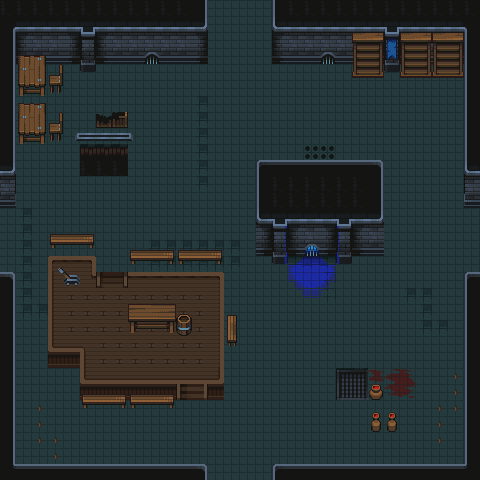

A level layout from a 2D game, rendered from its tile map. Below: a short description, then the map file with its tile-grid data intact:
An orthogonal 30x30 tile map with 16x16 px tiles, 3 tile layers (floor, wall, object), 2 tilesets.

<map version="1.10" tiledversion="1.10.1" orientation="orthogonal" renderorder="right-down" width="30" height="30" tilewidth="16" tileheight="16" infinite="0" nextlayerid="4" nextobjectid="1">
 <tileset firstgid="1" source="Tiles.tsx" />
 <tileset firstgid="626" source="Props.tsx" />
 <layer id="1" name="floor" width="30" height="30">
  <data encoding="csv">
211,211,211,211,211,211,211,211,211,211,211,211,31,31,31,31,31,211,211,211,211,211,211,211,211,211,211,211,211,211,
31,31,31,31,31,31,31,31,31,31,31,31,31,31,31,31,31,31,31,31,31,31,31,31,31,31,31,31,31,31,
31,31,31,31,31,31,31,31,31,31,31,31,31,31,31,31,31,31,31,31,31,31,31,31,31,31,31,31,31,31,
31,31,31,31,31,31,31,31,31,31,31,31,31,31,31,31,31,31,31,31,31,31,31,31,31,31,31,31,31,31,
31,31,31,31,31,31,31,31,31,31,31,31,31,31,31,31,31,31,31,31,31,31,31,31,31,31,31,31,31,31,
31,31,31,31,31,31,31,31,31,31,31,31,31,31,31,31,31,31,31,31,31,31,31,31,31,31,31,31,31,31,
31,31,31,31,31,31,31,31,31,31,31,31,81,31,31,31,31,31,31,31,31,31,31,31,31,31,31,31,31,31,
31,31,31,31,31,31,31,31,31,31,31,31,81,31,31,31,31,31,31,31,31,31,31,31,31,31,31,31,31,31,
31,31,31,31,31,31,31,31,31,31,31,31,81,31,31,31,31,31,31,31,31,31,31,31,31,31,31,31,31,31,
31,31,31,31,31,31,31,31,31,31,31,31,81,31,31,31,31,31,31,255,255,31,31,31,31,31,31,31,31,31,
31,31,31,31,31,211,211,211,31,31,31,31,81,31,31,31,31,31,31,255,255,31,31,31,31,31,31,31,31,31,
31,31,31,31,31,31,31,31,31,31,31,31,81,31,31,31,31,211,211,211,211,211,211,31,31,31,31,31,31,31,
31,31,31,31,31,31,31,31,31,31,31,31,31,31,31,31,31,211,211,211,211,211,211,31,31,31,31,31,31,31,
31,81,31,31,31,31,31,31,31,31,31,31,31,31,31,31,31,31,31,31,31,31,31,31,31,31,31,31,31,31,
31,81,31,31,31,31,31,31,31,31,31,31,31,31,31,31,31,31,31,31,31,31,31,31,31,31,31,31,31,31,
31,81,31,31,31,31,31,31,31,81,81,81,81,81,81,31,31,31,31,455,31,31,31,31,31,31,31,31,31,31,
31,81,31,31,31,31,31,31,31,81,81,81,81,81,81,31,31,31,479,480,481,31,31,31,31,31,31,31,31,31,
31,81,31,31,31,31,31,31,31,81,81,81,31,31,31,31,31,31,504,505,506,31,31,31,31,31,31,31,31,31,
31,81,31,31,31,31,31,31,31,81,31,31,31,31,31,31,31,31,529,530,531,31,31,31,31,81,81,31,31,31,
31,81,81,31,31,31,31,31,31,31,31,31,31,31,31,31,31,31,31,31,31,31,31,31,31,31,81,31,31,31,
31,31,31,31,31,31,31,31,31,31,81,81,81,31,31,31,31,31,31,31,31,31,31,31,31,31,81,81,31,31,
31,31,31,31,31,31,31,31,31,81,81,81,81,81,31,31,31,31,31,31,31,31,31,31,31,31,31,31,31,31,
31,31,31,31,31,31,31,31,31,81,81,81,81,81,31,31,31,31,31,31,31,31,31,31,31,31,31,31,31,31,
31,31,31,31,31,31,31,31,31,31,81,81,81,31,31,31,31,31,31,31,31,258,259,333,309,310,31,31,31,31,
31,31,31,31,31,31,31,31,31,31,31,31,31,31,31,31,31,31,31,31,31,283,284,31,334,335,31,31,31,31,
31,31,31,31,31,31,31,31,31,31,31,31,31,31,31,31,31,31,31,31,31,31,31,31,31,31,31,31,31,31,
31,31,31,31,31,31,31,31,31,31,31,31,31,31,31,31,31,31,31,31,31,31,31,31,31,31,31,31,31,31,
31,31,31,31,31,31,31,31,31,31,31,31,31,31,31,31,31,31,31,31,31,31,31,31,31,31,31,31,31,31,
31,31,31,31,31,31,31,31,31,31,31,31,31,31,31,31,31,31,31,31,31,31,31,31,31,31,31,31,31,31,
31,31,31,31,31,31,31,31,31,31,31,31,31,31,31,31,31,31,31,31,31,31,31,31,31,31,31,31,31,31
</data>
 </layer>
 <layer id="2" name="wall" width="30" height="30">
  <data encoding="csv">
0,0,0,0,0,0,0,0,0,0,0,0,129,0,0,0,0,130,0,0,0,0,0,0,0,0,0,0,0,0,
104,1,2,2,3,4,1,2,3,1,2,3,103,0,0,0,0,101,1,2,3,1,2,3,4,1,2,3,3,105,
129,26,27,27,28,29,26,27,27,27,27,27,28,0,0,0,0,26,27,27,27,27,27,28,29,26,27,27,28,130,
129,51,52,52,53,54,51,52,52,152,52,52,53,0,0,0,0,51,52,52,152,52,52,53,54,51,52,52,53,130,
129,0,0,0,0,79,0,0,0,0,0,0,0,0,0,0,0,0,0,0,0,0,0,0,79,0,0,0,0,130,
129,0,0,0,0,0,0,0,0,0,0,0,0,0,0,0,0,0,0,0,0,0,0,0,0,0,0,0,0,130,
129,0,0,0,0,0,0,0,0,0,0,0,0,0,0,0,0,0,0,0,0,0,0,0,0,0,0,0,0,130,
129,0,0,0,0,0,0,0,0,0,0,0,0,0,0,0,0,0,0,0,0,0,0,0,0,0,0,0,0,130,
129,0,0,0,0,0,0,0,0,0,0,0,0,0,0,0,0,0,0,0,0,0,0,0,0,0,0,0,0,130,
129,0,0,0,0,106,106,106,0,0,0,0,0,0,0,0,0,0,0,0,0,0,0,0,0,0,0,0,0,130,
103,0,0,0,0,0,0,0,0,0,0,0,0,0,0,0,76,77,77,77,77,77,77,78,0,0,0,0,0,101,
128,0,0,0,0,0,0,0,0,0,0,0,0,0,0,0,130,0,0,0,0,0,0,129,0,0,0,0,0,126,
153,0,0,0,0,0,0,0,0,0,0,0,0,0,0,0,130,0,0,0,0,0,0,129,0,0,0,0,0,151,
0,0,0,0,0,0,0,0,0,0,0,0,0,0,0,0,101,355,2,3,1,354,3,103,0,0,0,0,0,0,
0,0,0,0,0,0,0,0,0,0,0,0,0,0,0,0,28,380,26,27,28,379,26,27,0,0,0,0,0,0,
0,0,0,0,0,0,0,0,0,0,0,0,0,0,0,0,53,405,51,455,53,404,51,52,0,0,0,0,0,0,
0,0,0,18,19,20,0,0,0,0,0,0,0,0,0,0,0,430,0,0,0,429,0,0,0,0,0,0,0,0,
78,0,0,43,44,71,171,172,19,19,19,19,19,20,0,0,0,0,0,0,0,0,0,0,0,0,0,0,0,76,
129,0,0,43,44,44,44,44,44,44,44,44,44,45,0,0,0,0,0,0,0,0,0,0,0,0,0,0,0,130,
129,0,0,43,44,44,44,44,44,44,44,44,44,45,0,0,0,0,0,0,0,0,0,0,0,0,0,0,0,130,
129,0,0,43,44,44,44,44,44,44,44,44,44,45,0,0,0,0,0,0,0,0,0,0,0,0,0,0,0,130,
129,0,0,68,69,23,44,44,44,44,44,44,44,45,0,0,0,0,0,0,0,0,0,0,0,0,0,0,0,130,
129,0,0,93,94,43,44,44,44,44,44,44,44,45,0,0,0,0,0,0,0,0,0,0,0,0,0,0,0,130,
129,0,0,0,0,68,69,69,69,69,69,69,69,70,0,0,0,0,0,0,0,0,0,0,0,0,0,0,0,130,
129,0,0,0,0,93,94,95,93,94,95,121,122,95,0,0,0,0,0,0,0,0,0,0,0,0,0,0,0,130,
129,0,0,0,0,0,0,0,0,0,0,0,0,0,0,0,0,0,0,0,0,0,0,0,0,0,0,0,0,130,
129,0,0,0,0,0,0,0,0,0,0,0,0,0,0,0,0,0,0,0,0,0,0,0,0,0,0,0,0,130,
129,0,0,0,0,0,0,0,0,0,0,0,0,0,0,0,0,0,0,0,0,0,0,0,0,0,0,0,0,130,
129,0,0,0,0,0,0,0,0,0,0,0,0,0,0,0,0,0,0,0,0,0,0,0,0,0,0,0,0,130,
154,77,77,77,77,77,77,77,77,77,77,77,78,0,0,0,0,76,77,77,77,77,77,77,77,77,77,77,77,155
</data>
 </layer>
 <layer id="3" name="object" width="30" height="30">
  <data encoding="csv">
0,0,0,0,0,0,0,0,0,0,0,0,0,0,0,0,0,0,0,0,0,0,0,0,0,0,0,0,0,0,
0,0,0,0,0,0,0,0,0,0,0,0,0,0,0,0,0,0,0,0,0,0,0,0,0,0,0,0,0,0,
0,0,0,0,0,0,0,0,0,0,0,0,0,0,0,0,0,0,0,0,0,0,686,687,927,686,687,686,687,0,
0,680,681,0,0,0,0,0,0,0,0,0,0,0,0,0,0,0,0,0,0,0,711,712,952,711,712,711,712,0,
0,705,706,664,0,0,0,0,0,0,0,0,0,0,0,0,0,0,0,0,0,0,736,737,0,736,737,736,737,0,
0,730,731,689,0,0,0,0,0,0,0,0,0,0,0,0,0,0,0,0,0,0,0,0,0,0,0,0,0,0,
0,680,681,0,0,0,0,0,0,0,0,0,0,0,0,0,0,0,0,0,0,0,0,0,0,0,0,0,0,0,
0,705,706,664,0,0,726,701,0,0,0,0,0,0,0,0,0,0,0,0,0,0,0,0,0,0,0,0,0,0,
0,730,731,689,878,879,880,880,881,0,0,0,0,0,0,0,0,0,0,0,0,0,0,0,0,0,0,0,0,0,
0,0,0,0,0,0,0,0,0,0,0,0,0,0,0,0,0,0,0,0,0,0,0,0,0,0,0,0,0,0,
0,0,0,0,0,0,0,0,0,0,0,0,0,0,0,0,0,0,0,0,0,0,0,0,0,0,0,0,0,0,
0,0,0,0,0,0,0,0,0,0,0,0,0,0,0,0,0,0,0,0,0,0,0,0,0,0,0,0,0,0,
0,0,0,0,0,0,0,0,0,0,0,0,0,0,0,0,0,0,0,0,0,0,0,0,0,0,0,0,0,0,
0,0,0,0,0,0,0,0,0,0,0,0,0,0,0,0,0,0,0,0,0,0,0,0,0,0,0,0,0,0,
0,0,0,632,633,634,0,0,0,0,0,0,0,0,0,0,0,0,0,0,0,0,0,0,0,0,0,0,0,0,
0,0,0,657,658,659,0,0,632,633,634,632,633,634,0,0,0,0,0,0,0,0,0,0,0,0,0,0,0,0,
0,0,0,755,756,0,0,0,657,658,659,657,658,659,0,0,0,0,0,0,0,0,0,0,0,0,0,0,0,0,
0,0,0,780,781,0,0,0,0,0,0,0,0,0,0,0,0,0,0,0,0,0,0,0,0,0,0,0,0,0,
0,0,0,0,0,0,0,0,0,0,0,0,0,0,0,0,0,0,0,0,0,0,0,0,0,0,0,0,0,0,
0,0,0,0,0,0,0,0,763,764,765,627,0,0,733,0,0,0,0,0,0,0,0,0,0,0,0,0,0,0,
0,0,0,0,0,0,0,0,788,789,790,652,0,0,758,0,0,0,0,0,0,0,0,0,0,0,0,0,0,0,
0,0,0,0,0,0,0,0,0,0,0,0,0,0,783,0,0,0,0,0,0,0,0,0,0,0,0,0,0,0,
0,0,0,0,0,0,0,0,0,0,0,0,0,0,0,0,0,0,0,0,0,0,0,0,0,0,0,0,0,0,
0,0,0,0,0,0,0,0,0,0,0,0,0,0,0,0,0,0,0,0,0,0,0,0,0,0,0,0,813,0,
0,0,0,0,0,632,633,634,632,633,634,0,0,0,0,0,0,0,0,0,0,0,0,1007,0,0,0,0,813,0,
0,0,813,0,0,657,658,659,657,658,659,0,0,0,0,0,0,0,0,0,0,0,0,983,983,0,0,813,813,0,
0,0,813,0,0,0,0,0,0,0,0,0,0,0,0,0,0,0,0,0,0,0,0,1008,1008,0,0,813,0,0,
0,0,813,813,0,0,0,0,0,0,0,0,0,0,0,0,0,0,0,0,0,0,0,0,0,0,0,813,0,0,
0,0,0,813,0,0,0,0,0,0,0,0,0,0,0,0,0,0,0,0,0,0,0,0,0,0,0,0,0,0,
0,0,0,0,0,0,0,0,0,0,0,0,0,0,0,0,0,0,0,0,0,0,0,0,0,0,0,0,0,0
</data>
 </layer>
</map>
